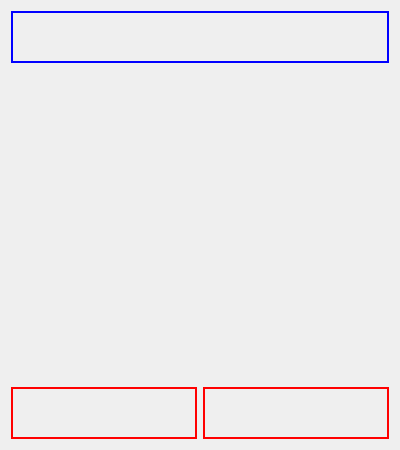
<?xml version="1.0" encoding="UTF-8"?>
<ui version="4.0">
 <class>Form</class>
 <widget class="QWidget" name="Form">
  <property name="geometry">
   <rect>
    <x>0</x>
    <y>0</y>
    <width>400</width>
    <height>450</height>
   </rect>
  </property>
  <property name="windowTitle">
   <string>Form</string>
  </property>
  <layout class="QGridLayout" name="gridLayout_2">
   <item row="0" column="0">
    <layout class="QGridLayout" name="gridLayout">
     <item row="7" column="0">
      <widget class="QLabel" name="restorant_name">
       <property name="styleSheet">
        <string notr="true"> border: 2px solid rgb(255, 0, 0); font: 14pt &quot;HY헤드라인M&quot;;</string>
       </property>
       <property name="text">
        <string/>
       </property>
       <property name="alignment">
        <set>Qt::AlignCenter</set>
       </property>
      </widget>
     </item>
     <item row="1" column="0" rowspan="6" colspan="2">
      <widget class="QLabel" name="image">
       <property name="text">
        <string/>
       </property>
      </widget>
     </item>
     <item row="0" column="0" colspan="2">
      <widget class="QLabel" name="food_name">
       <property name="styleSheet">
        <string notr="true">border: 2px solid rgb(0, 0, 255); font: 14pt &quot;HY헤드라인M&quot;;</string>
       </property>
       <property name="text">
        <string/>
       </property>
       <property name="alignment">
        <set>Qt::AlignCenter</set>
       </property>
      </widget>
     </item>
     <item row="7" column="1">
      <widget class="QLabel" name="price">
       <property name="styleSheet">
        <string notr="true">color: rgb(0, 128, 100);border: 2px solid rgb(255, 0, 0); font: 14pt &quot;HY헤드라인M&quot;;</string>
       </property>
       <property name="text">
        <string/>
       </property>
       <property name="alignment">
        <set>Qt::AlignCenter</set>
       </property>
      </widget>
     </item>
    </layout>
   </item>
  </layout>
 </widget>
 <resources/>
 <connections/>
</ui>
